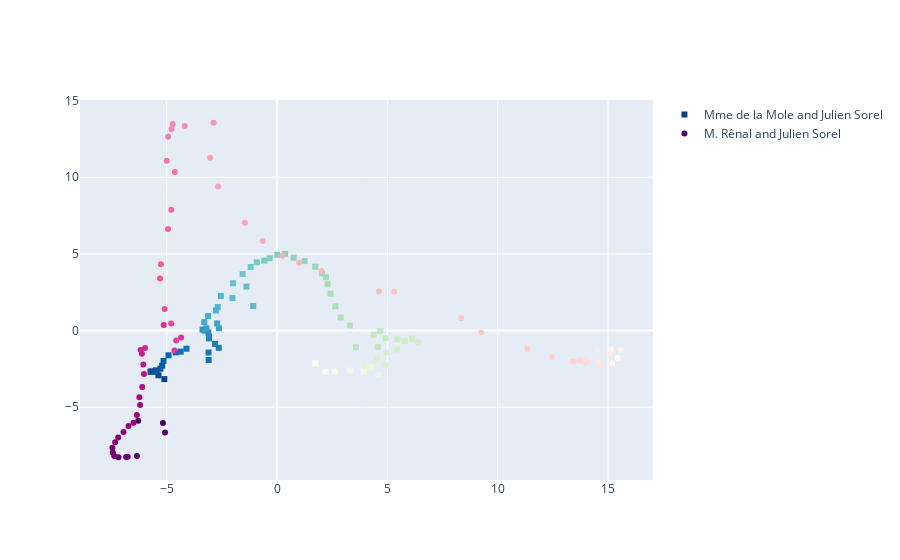

Here is the notebook cell this chart was saved with:
### Code cell
from plotly.subplots import make_subplots
import plotly.graph_objects as go

fig = make_subplots(rows=1, cols=1)

mole_sorel_df = pd.DataFrame(mole_sorel_pca[0])
renal_m_sorel_df = pd.DataFrame(renal_m_sorel_pca[0])

fig.add_trace(
    go.Scatter(x = mole_sorel_df[0], y = mole_sorel_df[1], mode='markers', marker = dict (
        color=mole_sorel_df.index[::-1], colorscale = 'GnBu', symbol = 'square'), name = "Mme de la Mole and Julien Sorel"),
    row = 1, col = 1)

fig.add_trace(
    go.Scatter(x = renal_m_sorel_df[0], y = renal_m_sorel_df[1], mode='markers', marker = dict (
        color=renal_m_sorel_df.index[::-1], colorscale = 'RdPu'), name = 'M. Rênal and Julien Sorel'),
    row = 1, col = 1)
fig.show()
